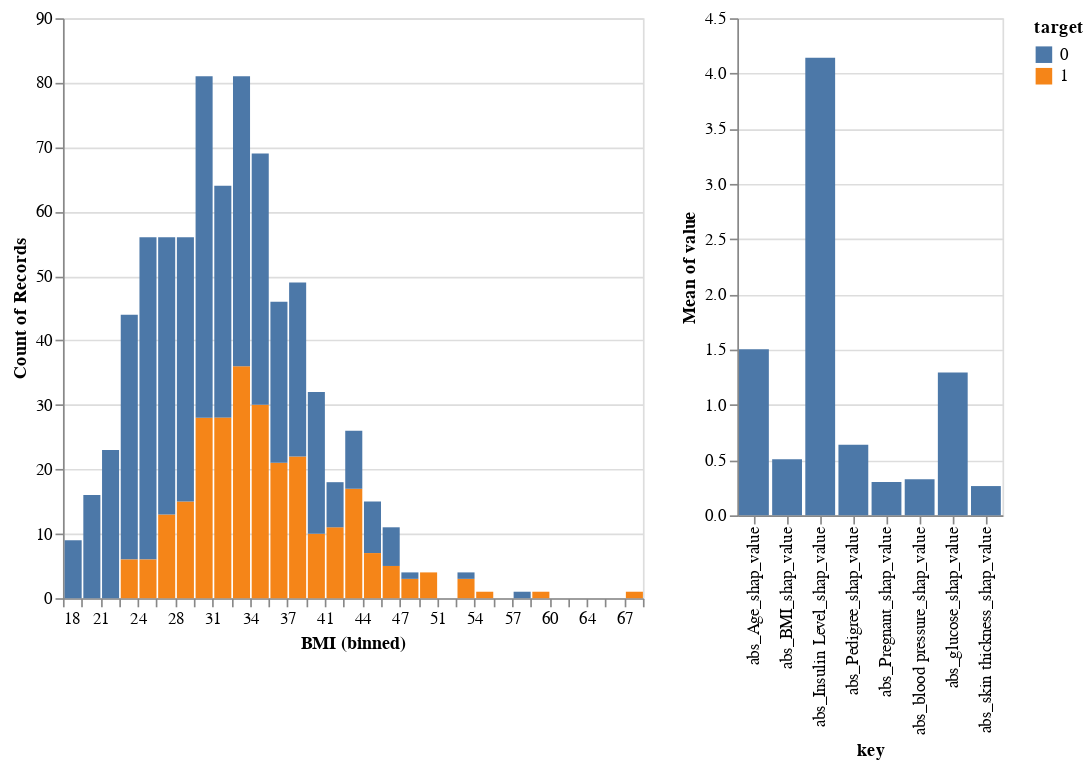

The cell this chart's notebook holds for it:
### Code cell
Get_feature_value_vs_mean_attr_plot('BMI', 'shap')

### Figure 1 — Vega-Lite specification as saved in the notebook (floating-point values rounded to 4 significant figures; data arrays with more than 128 entries replaced by an {"elided": "..."} marker saying what was removed)
{"config": {"view": {"continuousWidth": 400, "continuousHeight": 300}}, "hconcat": [{"mark": "bar", "encoding": {"color": {"field": "target", "type": "nominal"}, "opacity": {"condition": {"value": 1.0, "selection": "selector010"}, "value": 0.5}, "x": {"bin": {"extent": [18.2, 67.1], "step": 1.63}, "field": "BMI", "type": "quantitative"}, "y": {"aggregate": "count", "type": "quantitative"}}, "height": 350, "selection": {"selector010": {"type": "interval"}}, "width": 350}, {"mark": "bar", "encoding": {"x": {"field": "key", "type": "nominal"}, "y": {"aggregate": "mean", "field": "value", "type": "quantitative"}}, "transform": [{"fold": ["abs_Pregnant_shap_value", "abs_glucose_shap_value", "abs_blood pressure_shap_value", "abs_skin thickness_shap_value", "abs_Insulin Level_shap_value", "abs_BMI_shap_value", "abs_Pedigree_shap_value", "abs_Age_shap_value"], "as": ["key", "value"]}, {"filter": {"selection": "selector010"}}]}], "data": {"name": "data-2a229894cbe038f3ce38510f373bae98"}, "$schema": "https://vega.github.io/schema/vega-lite/v4.17.0.json", "datasets": {"data-2a229894cbe038f3ce38510f373bae98": {"elided": "768 records"}}}
